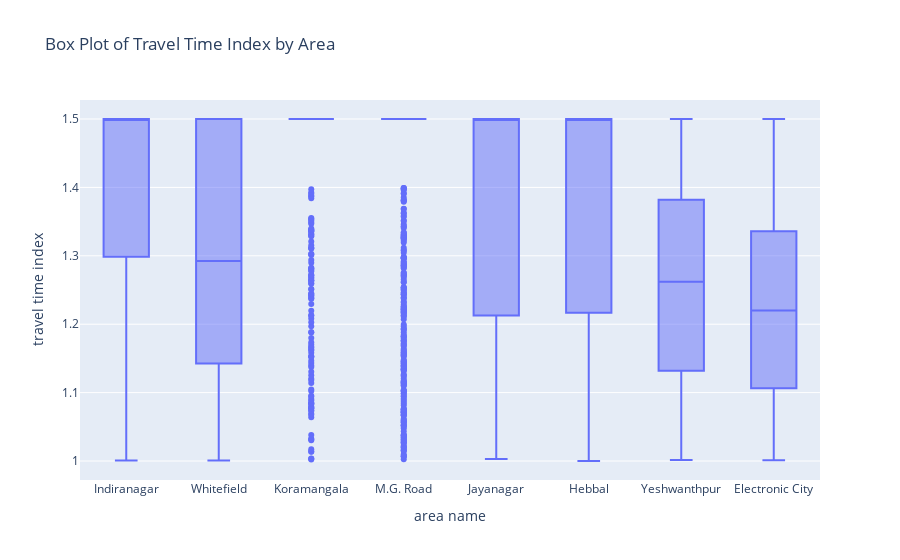

Notebook cell for this chart:
### Markdown cell above
This heatmap reveals that certain areas, such as Koramangala, Indiranagar and M.G Road, have consistently higher traffic volumes across multiple roads. This indicates that these regions are significant traffic hubs and within these areas, specific roads such as Sony World Junction and 100 feet road dominate traffic volume, indicating key pressure points in these locations

### Code cell
fig = px.box(blr, x='area name', y='travel time index', 
             title="Box Plot of Travel Time Index by Area")
fig.show()

### Figure 1 — Plotly figure (JSON) as saved in the notebook; plotly's stock layout.template omitted (floating-point values rounded to 4 significant figures; data arrays with more than 128 entries replaced by an {"elided": "..."} marker saying what was removed)
{"data": [{"alignmentgroup": "True", "hovertemplate": "area name=%{x}<br>travel time index=%{y}<extra></extra>", "legendgroup": "", "marker": {"color": "#636efa"}, "name": "", "notched": false, "offsetgroup": "", "orientation": "v", "showlegend": false, "type": "box", "x": {"elided": "6837 str values"}, "x0": " ", "xaxis": "x", "y": {"elided": "6837 float values"}, "y0": " ", "yaxis": "y"}], "layout": {"boxmode": "group", "legend": {"tracegroupgap": 0}, "title": {"text": "Box Plot of Travel Time Index by Area"}, "xaxis": {"anchor": "y", "domain": [0, 1], "title": {"text": "area name"}}, "yaxis": {"anchor": "x", "domain": [0, 1], "title": {"text": "travel time index"}}}}
